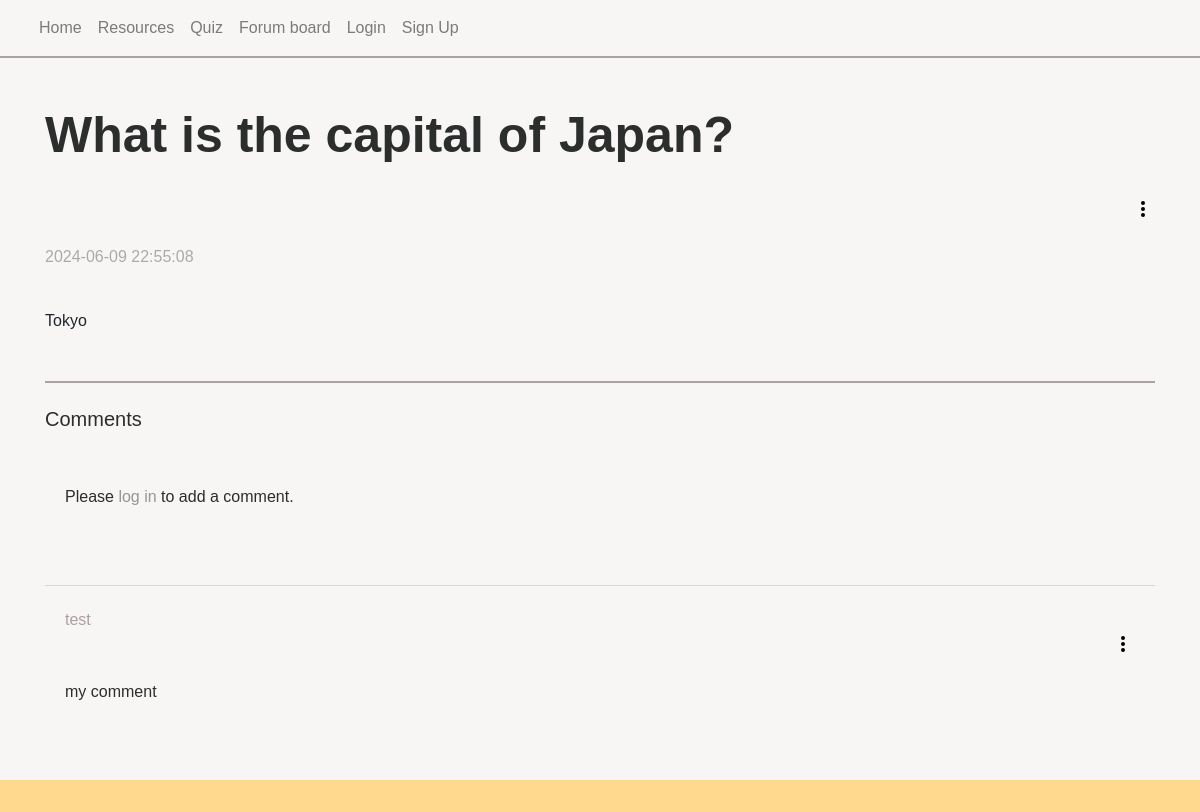
The app's page /forum/2/, older data.
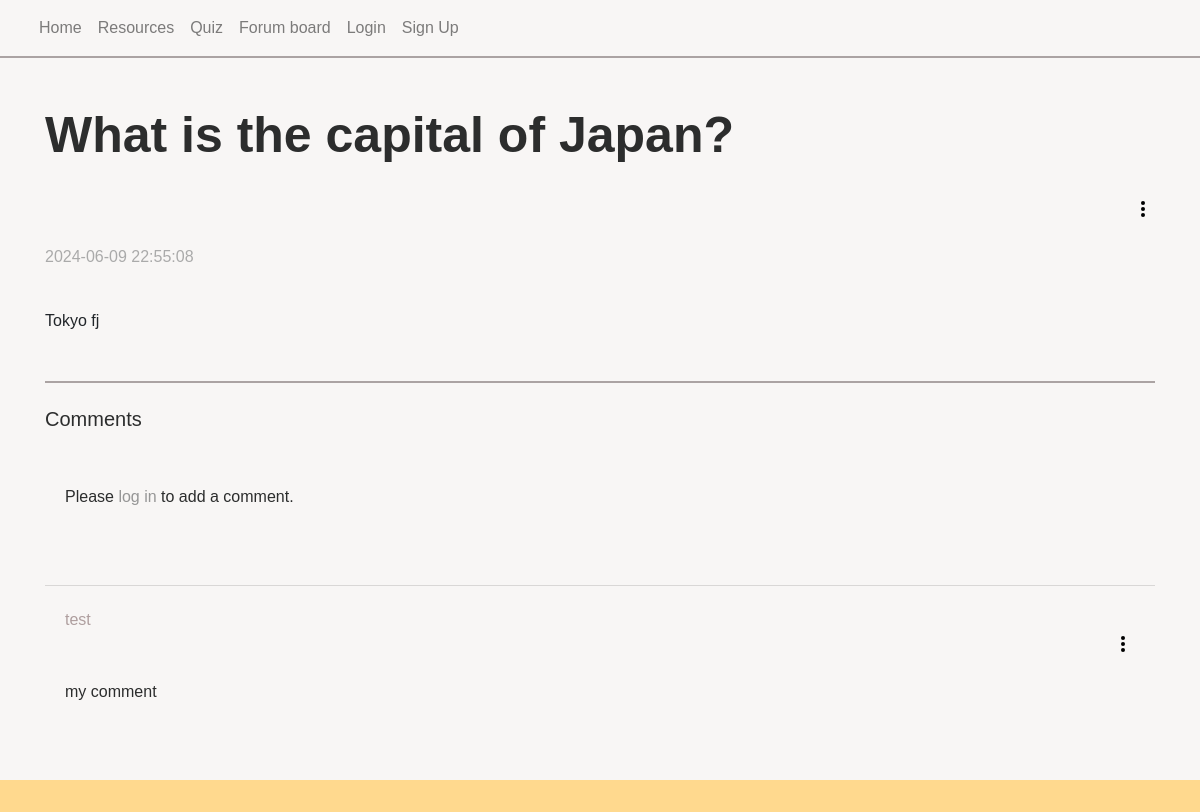
The same page, newer data.
### tables this page shows
CREATE TABLE forum_posts (postID INTEGER PRIMARY KEY, userID INTEGER REFERENCES user (userID), title TEXT, content TEXT, post_date TIMESTAMP DEFAULT (CURRENT_TIMESTAMP));

CREATE TABLE comments (comID INTEGER PRIMARY KEY, userID INTEGER REFERENCES user (userID), postID INTEGER REFERENCES forum_posts (postID), content TEXT, com_date TIMESTAMP DEFAULT (CURRENT_TIMESTAMP));

CREATE TABLE user (userID INTEGER PRIMARY KEY, email TEXT, username TEXT, password TEXT, profile_pic TEXT);

### website/views.py (the view)
@views.route('/forum/<id>/', methods=['GET', 'POST'])
def forum(id):
    if id == 'home':
        sql = 'SELECT * FROM forum_posts;'
        posts = query_db(sql)
        if posts:
            return render_template('forumHome.html', posts=posts)
        else:
            return render_template('forumHome.html', posts='No posts are currently available')
    else:
        id = int(id)
        sql_post = '''SELECT f.title, f.content, f.post_date, u.username, u.userID, u.profile_pic
        FROM user u
        LEFT JOIN forum_posts f on u.userID = f.userID
        WHERE f.postID = ?;'''
        post_data = query_db(sql_post, (id,), one=True)
        if not post_data: # post doesn't exist
            flash('Post not available.', category='error')
            return redirect(url_for('views.forum', id = 'home'))
        sql_comment = '''SELECT c.*, u.username
        FROM comments c
        LEFT JOIN user u ON c.userID = u.userID
        WHERE c.postID = ?;'''
        comment_data = query_db(sql_comment, (id,))
        return render_template('forum.html', postID = id,
        title = post_data[0],
        content = post_data[1],
        date = post_data[2],
        username = post_data[3],
        userID = post_data[4],
        profile_pic = post_data[5], comments = comment_data)

### website/views.py (called while the page is built)
def query_db(sql, args=(), one=False):
    db = sqlite3.connect('web.db')
    cursor = db.cursor()
    cursor.execute(sql, args)
    results = cursor.fetchall()
    db.commit()
    db.close()
    return (results[0] if results else None) if one else results

### website/templates/forum.html
{% extends "base.html" %} {% block title %}{{ title }}{% endblock %}
{% block content %}
<br><br>
<h1>{{ title }}</h1>
{% include "dotPost.html" with context %}
<p class="date">{{ date }}</p>
<br>
<pre>{{ content }}</pre>
<br><br>
<div style='border-top:2px solid #aba3a3'>
    <br>
    <h5>Comments</h5>
    <br>
    <div>
        <ul class="list-group list-group-flush" id="comments">
            <li class="list-group-item custom-bg comment">
                {% if 'user' in session %}
                        <button class="comment-btn" onclick="document.getElementById('commentBox').classList.toggle('hidden');">▶ Click to add your comment...</button>
                        <div id="commentBox" class="comment-box hidden">
                            <form method="POST" action="{{ url_for('views.createANDedit', action='create', subject='comment') }}">
                                <input type="hidden" name="postID" value="{{ postID }}">
                                <textarea
                                name="content"
                                id="content"
                                placeholder="Write your comment here..."></textarea><br>
                                <button type="submit" class="submit-comment">Submit Comment</button>
                            </form>
                        </div>
                    {% else %}
                        <p>Please <a href="{{ url_for('auth.login') }}" class="custom-link-underline">log in</a> to add a comment.</p>
                    {% endif %}
                    <br><br>
            </li>
            {% for comment in comments %}
                <li class="list-group-item custom-bg comment">
                    <p class="inline" style="color: rgb(174, 158, 158)">{{ comment[5] }}</p>
                    {% include "dotComment.html" %}
                    <p>{{ comment[3] }}</p>
                </li>
            {% endfor %}
        </ul>
    </div>
</div><br><br>
{% endblock %}

### website/templates/base.html (shortened to what this page needs)
<!DOCTYPE html>
<html lang="en">
<head>
    <link
      rel="stylesheet"
      href="https://stackpath.bootstrapcdn.com/bootstrap/4.4.1/css/bootstrap.min.css"
    />
    <link
      rel="stylesheet"
      href="https://stackpath.bootstrapcdn.com/font-awesome/4.7.0/css/font-awesome.min.css"
    />
    <link rel="stylesheet" href= "{{ url_for('static',filename='styles.css') }}">
</head>
<body class="custom-bg">
  <nav class = "navbar navbar-expand-lg navbar-light custom-bg fixed-top">
    <div class="container-fluid">
      <div class="collapse navbar-collapse" id="navbar">
        <div class="navbar-nav">
          <a class="nav-item nav-link" id="home" href="/">Home</a>
          <a class="nav-item nav-link" id="resources" href="/resources">Resources</a>
          <a class="nav-item nav-link" id="quiz" href="/quiz/home">Quiz</a>
          <a class="nav-item nav-link" id="forum" href="/forum/home">Forum board</a>
          {% if session.get('user') %}
            <a class="nav-item nav-link" id="logout" href="/logout">Logout</a>
          {% else %}
            <a class="nav-item nav-link" id="login" href="/login">Login</a>
            <a class="nav-item nav-link" id="signup" href="/sign-up">Sign Up</a>
          {% endif %}
        </div>
      </div>
    </div>
  </nav>
  <main class="container custom-bg">
    {% block content %}
    {% endblock %}
  </main>
  <footer>
  </footer>
</body>
</html>

### website/templates/dotPost.html (shortened to what this page needs)
<div class="container mt-5 inline">
    <div class="dropdown" align="right">
        <button class="dot-btn" id="dropdownMenuButton" data-toggle="dropdown" aria-haspopup="true" aria-expanded="false">
            <span class="navbar-toggler-icon"></span>
            <div class="dots">
                <span></span>
                <span></span>
                <span></span>
            </div>
        </button>
    </div>
</div>

### website/templates/dotComment.html (shortened to what this page needs)
<div class="container mt-5 inline">
    <div class="dropdown" align="right">
        <button class="dot-btn" id="dropdownMenuButton" data-toggle="dropdown" aria-haspopup="true" aria-expanded="false">
            <span class="navbar-toggler-icon"></span>
            <div class="dots">
                <span></span>
                <span></span>
                <span></span>
            </div>
        </button>
    </div>
</div>

### website/static/styles.css (style rules this page uses)
body { font-family: Arial, sans-serif; margin: 0; padding: 0; overflow-x: hidden; color: #2C2D2D; }
main { margin-top: 57px; }
.navbar { border-bottom:2px solid #aba3a3; width: 100vw; }
h1 { font-size: 50px; font-weight: bolder; }
footer { background-color: #FFD98E; padding: 1rem; width: 100vw; left: 50%; right: 50%; position: relative; margin-left: -50vw; margin-right: -50vw; }
.custom-bg { background-color: #F8F6F5; }
.inline { display: inline; }
.date { color: rgb(170, 170, 170) }
pre { font-family: inherit; font-size: inherit; white-space: pre-wrap; margin: 0; }
main { align-content: center; align-items: center; }
.custom-link-underline { color: rgb(150, 150, 150); text-decoration: none; }
.comment { margin-top : 10px; }
.dot-btn { background: none; border: none; color: inherit; padding: 0; cursor: pointer; display: inline-block; position: relative; width: 24px; height: 24px; }
.dot-btn .dots { display: inline-block; position: absolute; top: 50%; left: 50%; transform: translate(-50%, -50%); }
.dot-btn .dots span { display: block; width: 4px; height: 4px; background-color: black; border-radius: 50%; margin: 2px 0; }

Row changes from the older to the newer data that the page shows:
changed forum_posts "What is the capital of Japan?": content "Tokyo" → "Tokyo fj"
